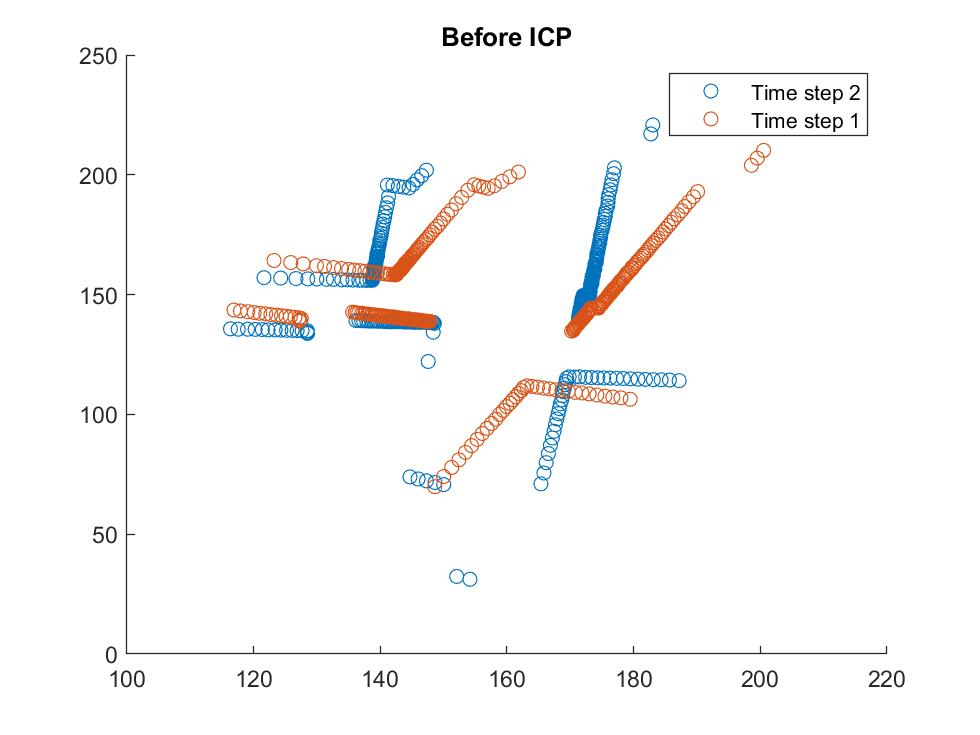
%> input picture images/beforeICP.jpg, 980 x 735 px
$ octave --eval "result = loadMapFromImage('../images/beforeICP.jpg');"   (GNU Octave 9; MATLAB toolbox functions it lacks are replaced by stand-ins)
%> lines starting %> are read from the running program, lines starting %| are printed output that depends on the picture; in (x1, y1, x2, y2) boxes, pixels count from 0 and x2, y2 are one past the last pixel; in counts of white or black regions, pixels touching at a corner belong together; the program's own positions count from 1
function mapZ = loadMapFromImage(imgFilename)
%> called with imgFilename = '../images/beforeICP.jpg'

% load image (m,n,3) pixels - [3 for each R,G,B]
imagem  = imread(imgFilename);
%> imagem is the input picture: size 735x980x3 uint8; mean R, G, B 249.6, 249.3, 249.1

% sum through RGB dimension to find all non-zero (i.e 'not white') pixels,
%   where white indicates unoccupied space.
imgsum      = sum(imagem,3);
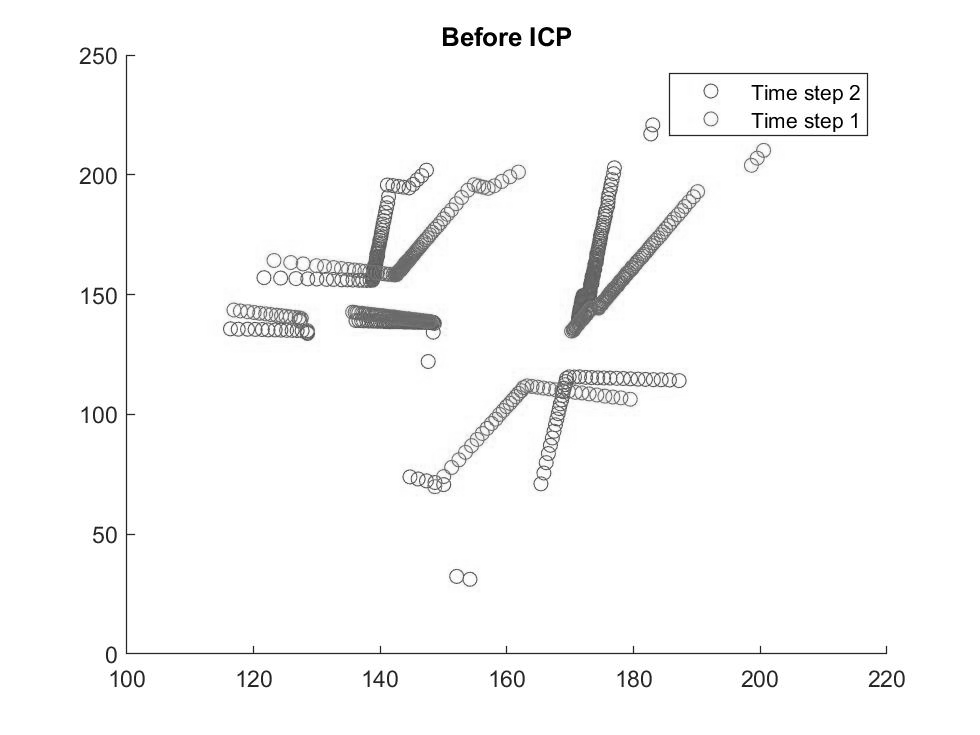
%> imgsum: size 735x980 double; min 0, max 765, mean 747.9; drawn with min black and max white
mapZ        = zeros(size(imgsum));

% set all 'non-white' pixels to 1 (i.e occupied)
mapZ(imgsum~=0) = 0;
%> mapZ: size 735x980 double; every value is 0
mapZ(imgsum==0) = 1;
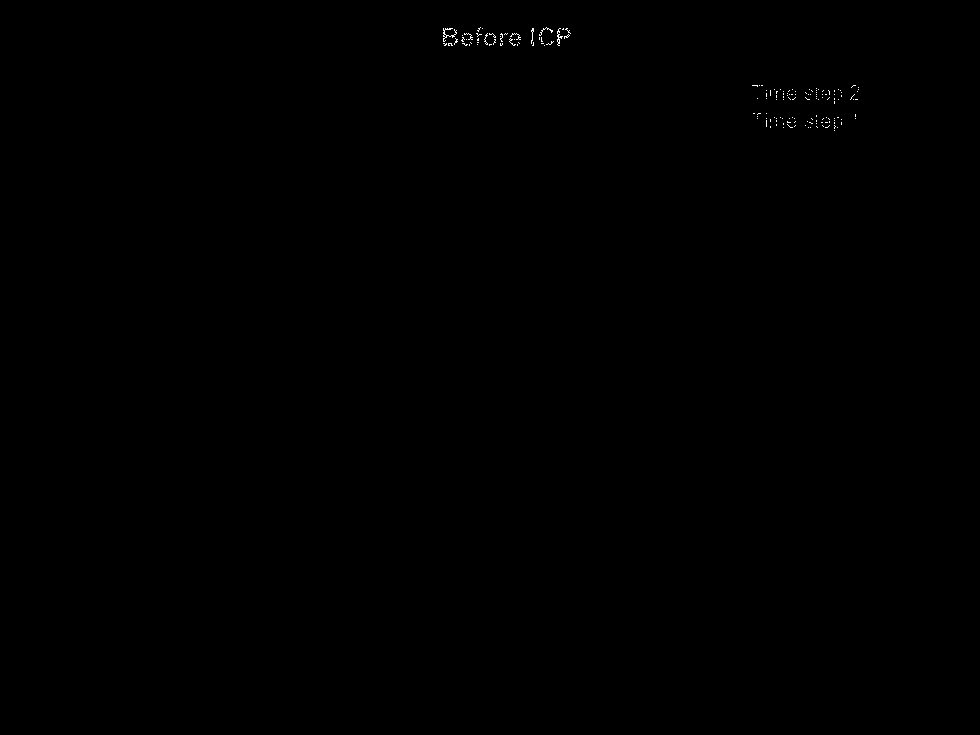
%> mapZ: size 735x980 double; values 0 (black) and 1 (white), 0.09% white in thin lines or dots, all inside (x1, y1, x2, y2) = (443, 27, 859, 131)

% reverse north direction for some reason
mapZ = mapZ(end:-1:1,:);
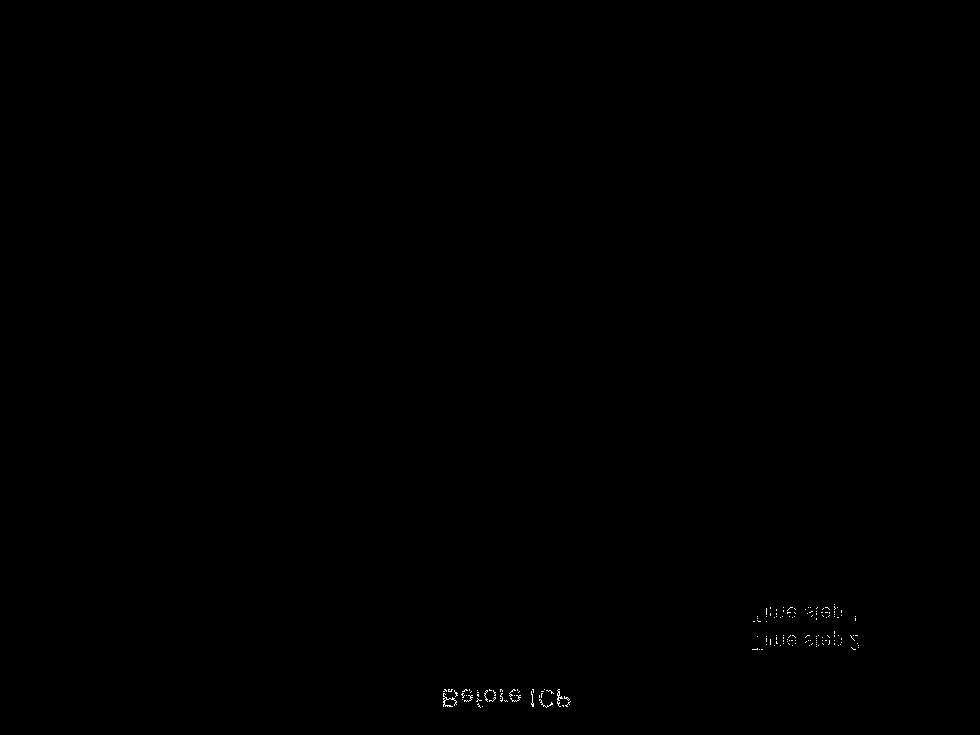
%> mapZ: size 735x980 double; values 0 (black) and 1 (white), 0.09% white in thin lines or dots, all inside (x1, y1, x2, y2) = (443, 604, 859, 708)

$ run again, on images/global_particles.jpg
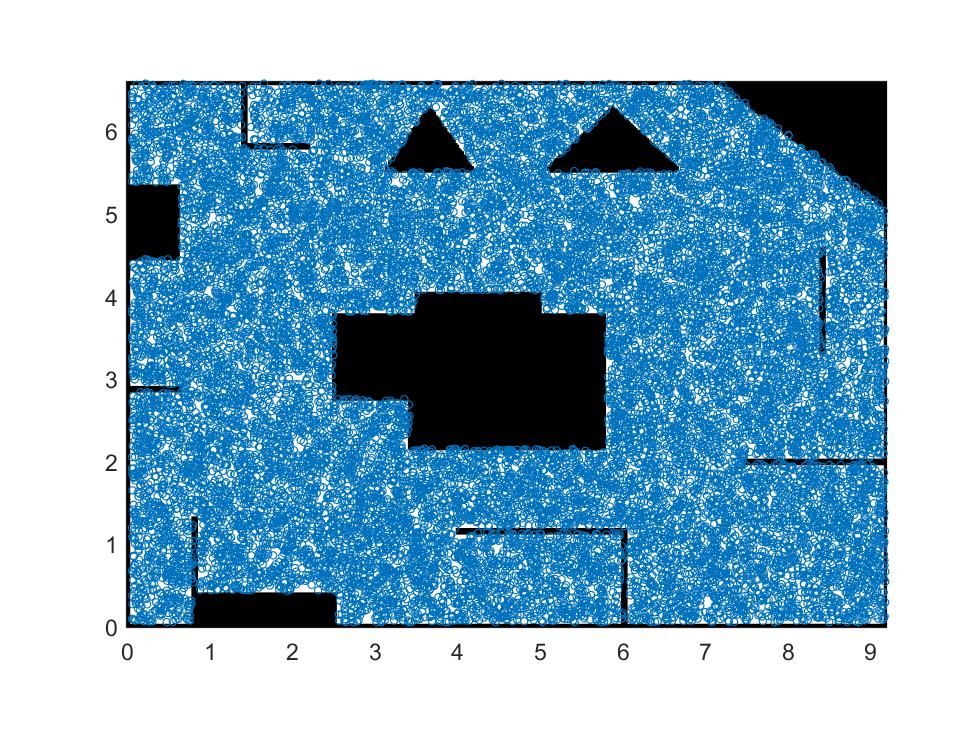
%> input picture images/global_particles.jpg, 980 x 735 px
%> in loadMapFromImage, imagem is the input picture: size 735x980x3 uint8; mean R, G, B 134.8, 176.3, 202
%> in loadMapFromImage, `mapZ(imgsum==0) = 1;`:
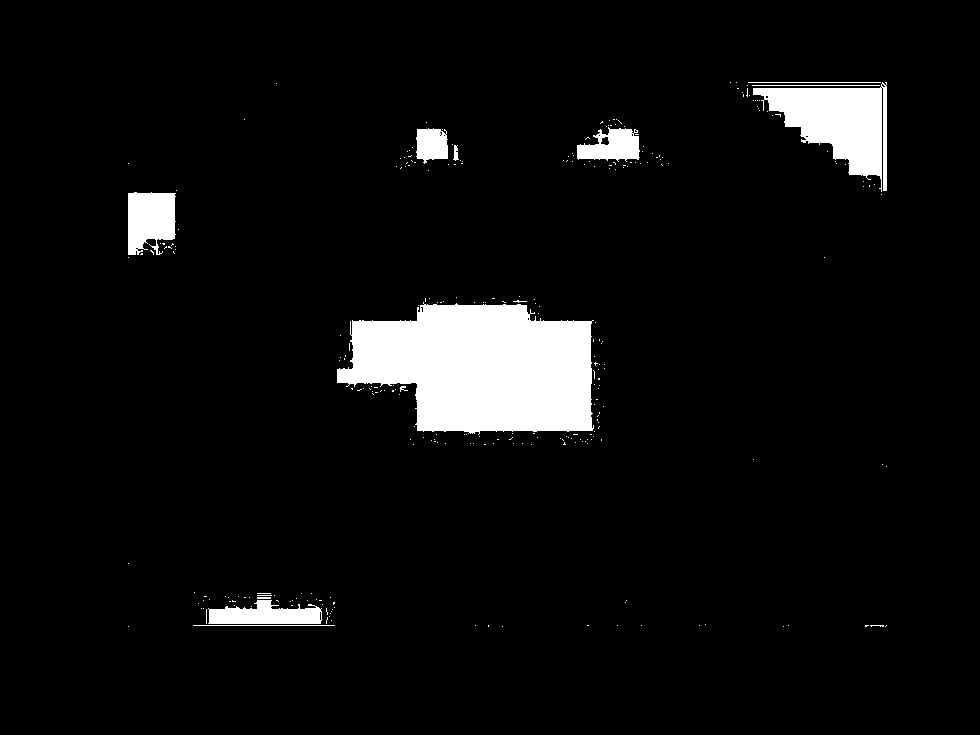
%> mapZ: size 735x980 double; values 0 (black) and 1 (white), 5.6% white; 286 white regions (274 under 20 px), largest, box (x1, y1, x2, y2) and area: (337, 302, 594, 435) 25383, (753, 82, 887, 192) 7390, (128, 192, 176, 255) 2472
%> in loadMapFromImage, `mapZ = mapZ(end:-1:1,:);`:
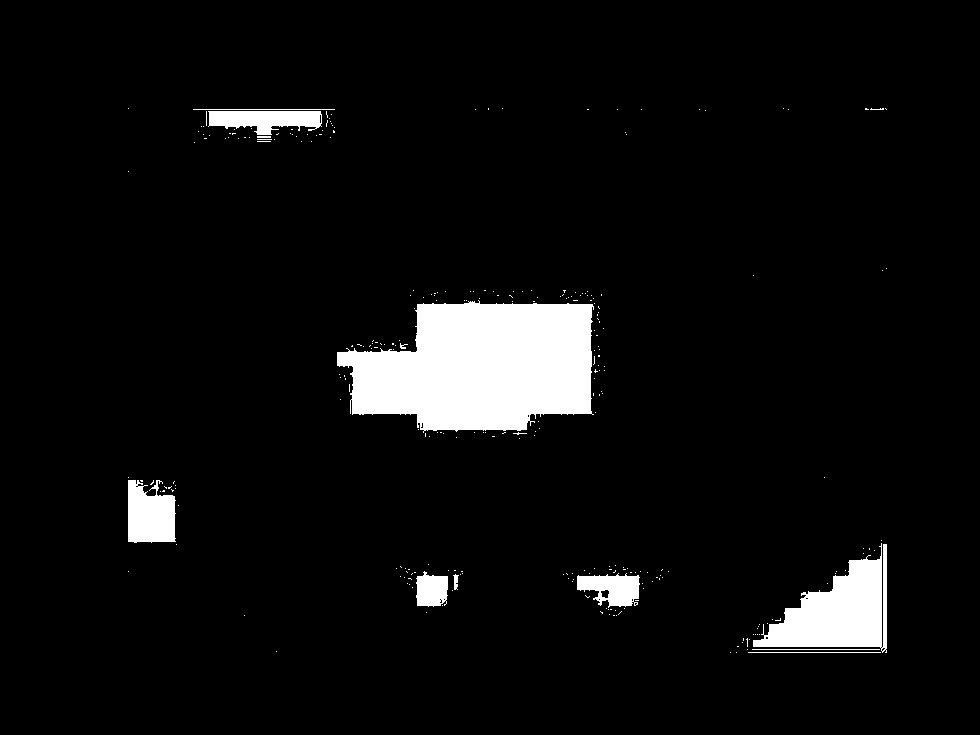
%> mapZ: size 735x980 double; values 0 (black) and 1 (white), 5.6% white; 286 white regions (274 under 20 px), largest, box (x1, y1, x2, y2) and area: (337, 300, 594, 433) 25383, (753, 543, 887, 653) 7390, (128, 480, 176, 543) 2472

$ run again, on images/map.jpg
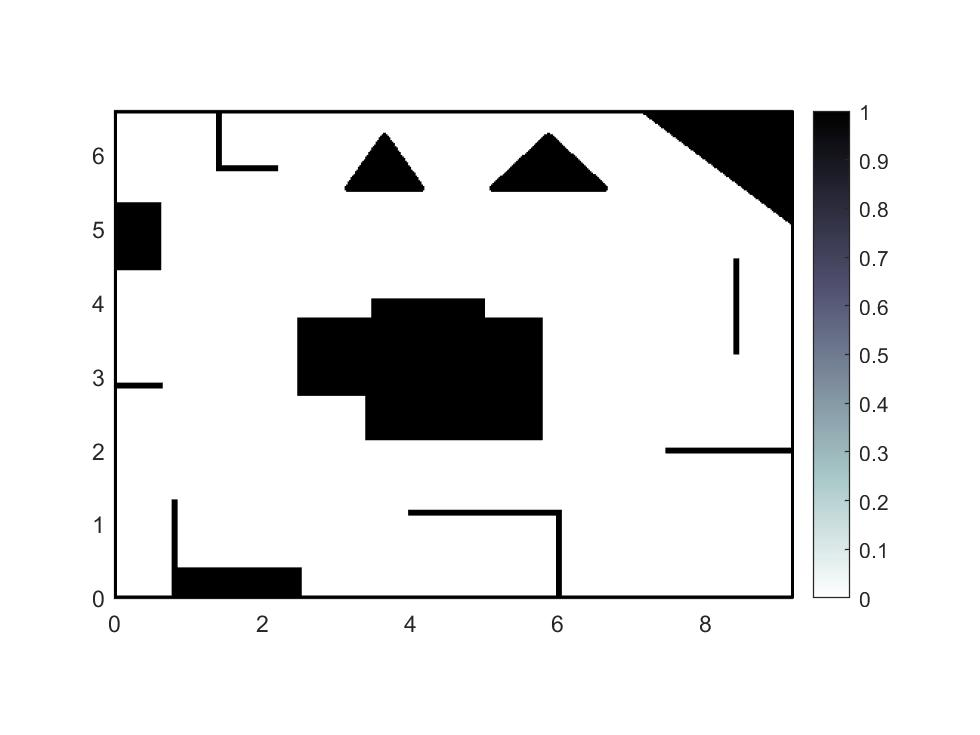
%> input picture images/map.jpg, 980 x 735 px
%> in loadMapFromImage, imagem is the input picture: size 735x980x3 uint8; mean R, G, B 228.5, 228.8, 229.1
%> in loadMapFromImage, `mapZ(imgsum==0) = 1;`:
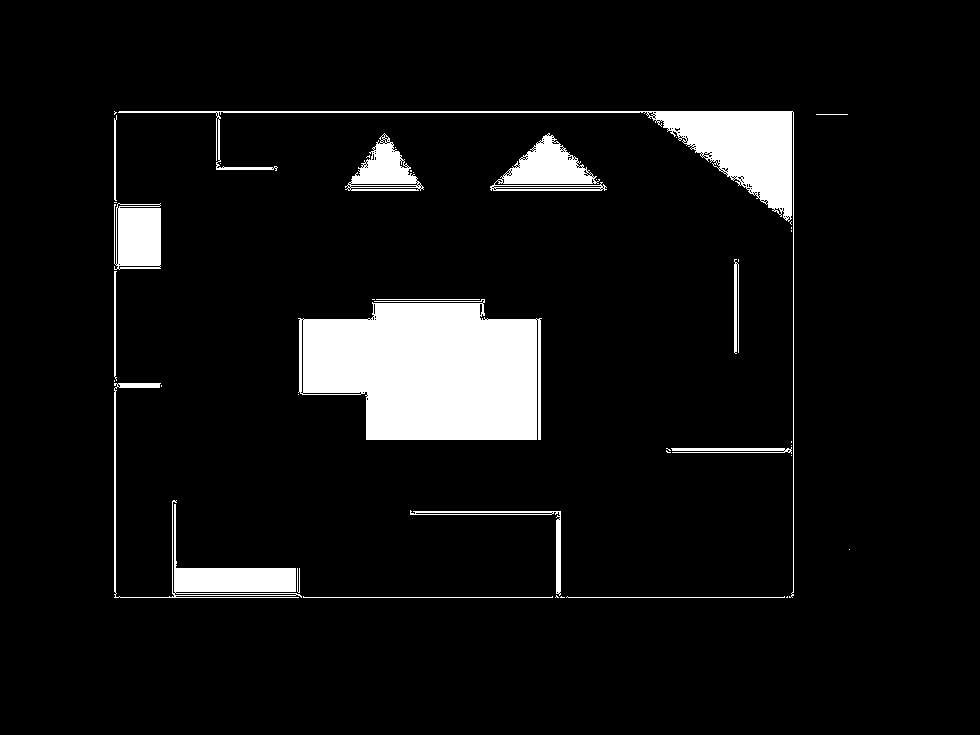
%> mapZ: size 735x980 double; values 0 (black) and 1 (white), 7.3% white; 42 white regions (26 under 20 px), largest, box (x1, y1, x2, y2) and area: (298, 299, 542, 440) 27854, (118, 111, 794, 598) 10062, (114, 383, 302, 598) 4239
%> in loadMapFromImage, `mapZ = mapZ(end:-1:1,:);`:
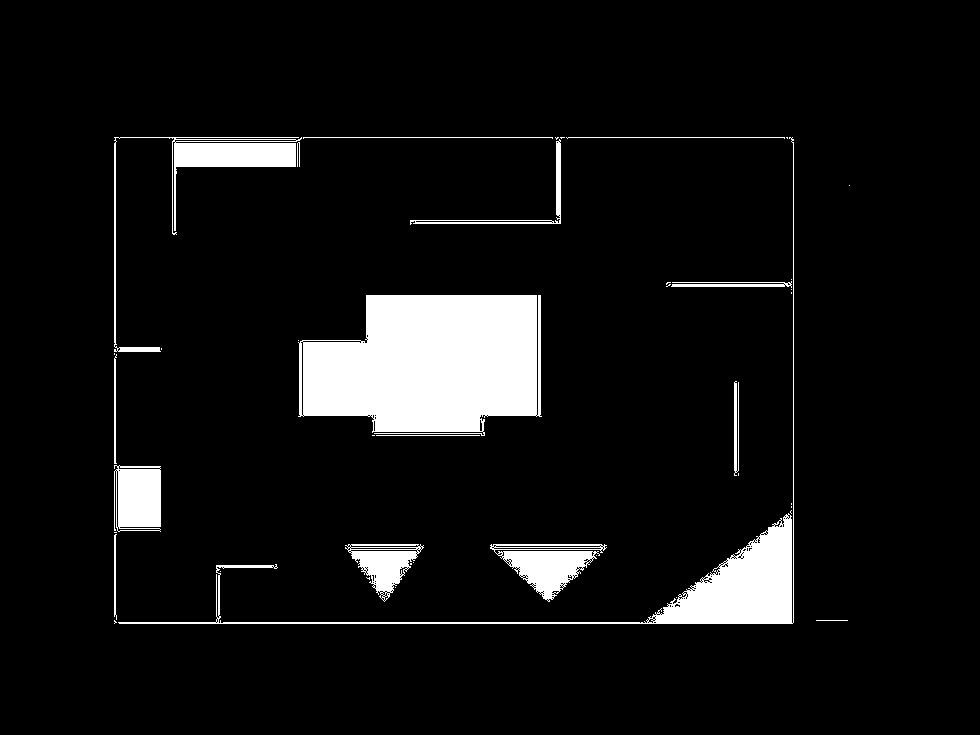
%> mapZ: size 735x980 double; values 0 (black) and 1 (white), 7.3% white; 42 white regions (26 under 20 px), largest, box (x1, y1, x2, y2) and area: (298, 295, 542, 436) 27854, (118, 137, 794, 624) 10062, (114, 137, 302, 352) 4239
